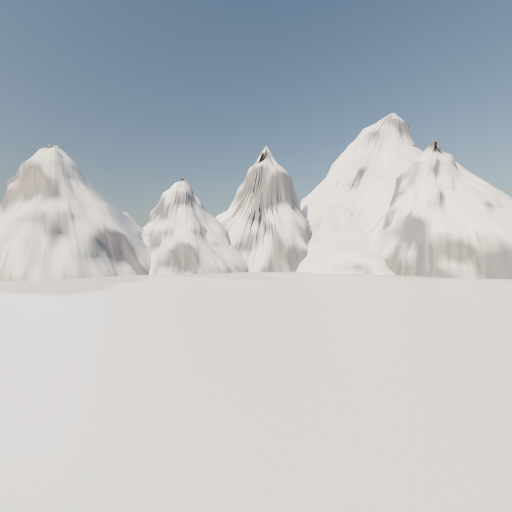
#> input picture assets/sky/snowfortress_bk.png, 1024 x 1024 px (shown at 1/2 size)
$ python -i gltf_post.py   (imports and definitions only)
#> lines starting #> are read from the running program, lines starting #| are printed output that depends on the picture
"""Post-export conditioning for game-ready glTF, wrapping the glTF-Transform CLI.

Blender is good at authoring and weak at the last mile. Its Decimate modifier
collapses flat panels and thin structures, which is most of what a hard-surface
asset is made of -- a vehicle, a wreck, a machine. meshoptimizer's simplifier
holds the silhouette far better for the same triangle budget, and glTF-Transform
exposes it as a CLI over the .glb scene_kit already writes.

    python tools/gltf_post.py inspect assets/models/jumppad/JumpPad.glb
    python tools/gltf_post.py optimize in.glb out.glb --tris 9000 --texture 1024

The audit reads the GLB container with the standard library, no third-party
Python and no npx round-trip, so it works on any file -- including one an
image-to-3D generator produced that never went through Blender at all.

Requires Node (npx). The CLI version is pinned for the same reason rokit.toml
pins every other tool: a silent upgrade that changes mesh output is a bug nobody
would think to look for.
"""

import argparse
import io
import json
import os
import shutil
import struct
import subprocess
import sys
import tempfile

CLI_VERSION = "4.5.0"
MESH_TRI_LIMIT = 10000  # Roblox rejects a mesh above this at import
TEXTURE_LIMIT = 1024  # Roblox downscales anything larger anyway

# meshoptimizer quits before the target ratio when it would exceed --error, so a
# single pass at a tight bound often lands above the cap. Escalate deliberately
# and say which rung worked, rather than opening with a loose bound that throws
# away detail the mesh could have kept.
ERROR_LADDER = (0.01, 0.03, 0.08, 0.15)

# --ratio is a share of VERTICES; the triangle count that falls out of it is
# close but never exact. Landing a hair over the target is the ratio being
# approximate, not the simplifier giving up, so allow a little slack before
# escalating. The cap, checked against the finished file, is the real bar.
RATIO_TOLERANCE = 1.02

GLB_MAGIC = b"glTF"
CHUNK_JSON = 0x4E4F534A
CHUNK_BIN = 0x004E4942

# What Roblox's importer will read. Anything else has to be converted, and the
# conversion is not optional: a generator that writes WebP puts EXT_texture_webp
# in extensionsRequired, and a loader without that extension must refuse the whole
# file rather than just dropping the texture.
NATIVE_MIMES = ("image/png", "image/jpeg")
FOREIGN_TEXTURE_EXTENSIONS = {"EXT_texture_webp", "EXT_texture_avif", "KHR_texture_basisu"}


# --- reading -------------------------------------------------------------


def read_glb(path):
    """Return (glTF JSON, binary chunk). The chunk is None for a .gltf."""
    with open(path, "rb") as handle:
        if handle.read(4) != GLB_MAGIC:
            handle.seek(0)
            return json.loads(handle.read().decode("utf-8")), None
        handle.seek(12)  # magic, version, total length
        doc = blob = None
        while True:
            header = handle.read(8)
            if len(header) < 8:
                break
            length, kind = struct.unpack("<II", header)
            payload = handle.read(length)
            if kind == CHUNK_JSON:
                doc = json.loads(payload.decode("utf-8"))
            elif kind == CHUNK_BIN:
                blob = payload
        if doc is None:
            raise SystemExit("%s: GLB has no JSON chunk" % path)
        return doc, blob


def read_doc(path):
    return read_glb(path)[0]


# [150 lines left out: functions image_size, texture_info, foreign_textures, write_glb, base_color_image, tint_base_color and 1 more, not called in this run]


def report(path, label="file"):
    """Print the per-mesh triangle table and the textures, return the worst count."""
    doc, blob = read_glb(path)
    counts = mesh_triangles(doc)
    worst = max((n for _, n in counts), default=0)
    print("  %-8s %s (%.2f MB)" % (label, os.path.basename(path), os.path.getsize(path) / 1e6))
    for name, count in counts:
        flag = "  OVER CAP" if count > MESH_TRI_LIMIT else ""
        print("           %-28s %9s tris%s" % (name, format(count, ","), flag))
    if len(counts) > 1:
        print("           %-28s %9s tris (%d meshes)"
              % ("total", format(sum(n for _, n in counts), ","), len(counts)))
    for mime, size in texture_info(doc, blob):
        shape = "%dx%d" % size if size else "size unknown"
        native = "" if mime in NATIVE_MIMES else "  NOT READABLE BY ROBLOX"
        over = "  OVER %d" % TEXTURE_LIMIT if size and max(size) > TEXTURE_LIMIT else ""
        print("           %-28s %9s  %s%s%s" % ("texture", shape, mime, native, over))
    return worst


# --- the CLI -------------------------------------------------------------


# [14 lines left out: function cli, not called in this run]


# --- the pipeline --------------------------------------------------------


def optimize(src, dst, tris=None, texture=None, error=None, lock_border=False,
             tint=None, lift=0.0):
    """weld -> simplify -> resize, then verify what actually landed.

    Welding first is not optional: the simplifier is limited by split vertices,
    so an unwelded mesh stalls well above its target and looks like the ratio was
    ignored. Border locking keeps a bisected tile watertight against its
    neighbours, which matters because a seam that tears is invisible in Blender
    and obvious in game."""
    worst = report(src, "source")
    with tempfile.TemporaryDirectory() as work:
        current = welded = os.path.join(work, "welded.glb")
        cli("weld", src, current)

        # Do this before anything else touches textures. glTF-Transform's own
        # `resize` handles PNG and JPEG only, so on a WebP file it is a silent
        # no-op -- the run reports success and the texture is untouched. An
        # image-to-3D generator writing WebP is the common case, not the odd one.
        if foreign_textures(read_doc(current)):
            out = os.path.join(work, "native.glb")
            # --formats defaults to "png", which means "re-compress textures that
            # are ALREADY png" and quietly does nothing to a WebP one. "*" is what
            # makes this a conversion rather than a no-op.
            cli("png", current, out, "--formats", "*")
            print("           textures -> PNG (the source format is one Roblox cannot read)")
            current = welded = out

        if tris and worst > tris:
            # One global vertex ratio is applied to every mesh, so aim it at the
            # worst mesh; anything smaller lands further under the cap, which is
            # harmless. Triangles track vertices closely enough on a welded mesh.
            ratio = round(tris / worst, 4)
            ladder = [error] if error else list(ERROR_LADDER)
            allowed = int(tris * RATIO_TOLERANCE)
            previous = None
            for attempt, bound in enumerate(ladder, 1):
                out = os.path.join(work, "simplified%d.glb" % attempt)
                # Always simplify the welded source, never the previous attempt.
                # Re-simplifying an already simplified mesh applies the ratio a
                # second time and throws away the detail the looser error bound
                # was raised to keep.
                args = ["simplify", welded, out, "--ratio", ratio, "--error", bound]
                if lock_border:
                    args += ["--lock-border", "true"]
                cli(*args)
                landed = max((n for _, n in mesh_triangles(read_doc(out))), default=0)
                print("           simplify ratio=%.4f error=%-5s -> %s tris"
                      % (ratio, bound, format(landed, ",")))
                current = out
                if landed <= allowed:
                    break
                if previous is not None and landed >= previous:
                    # A looser bound changed nothing, so the error bound was never
                    # what limited this mesh: its vertices are split by flat
                    # shading or UV seams, weld merges only bitwise-identical
                    # ones, and the simplifier will not collapse across the seam.
                    print("           stalled at %s tris; a looser error bound does not move it."
                          % format(landed, ","))
                    print("           Split vertices (flat shading or UV seams) are the limit,"
                          " not the bound.")
                    print("           Use Blender `decimate` for this mesh, or `tile` it.")
                    break
                previous = landed
            else:
                print("           WARNING: %s tris still over the %s target at error=%s."
                      % (format(landed, ","), format(tris, ","), ladder[-1]))
                print("           Decimate in Blender first, or split it with `tile`.")

        if texture:
            out = os.path.join(work, "resized.glb")
            cli("resize", current, out, "--width", texture, "--height", texture)
            current = out

        # Last, so the tint runs over the fewest pixels and lands on the PNG that
        # actually ships rather than one a later step would re-encode.
        if tint:
            out = os.path.join(work, "tinted.glb")
            tint_base_color(current, out, tint, lift)
            # The tint appends its new image and orphans the old one, so the file
            # carries both until something drops the unreferenced bufferView.
            # Measured on the helicopter: 6.00 MB -> 3.61 MB.
            pruned = os.path.join(work, "pruned.glb")
            cli("prune", out, pruned)
            current = pruned

        os.makedirs(os.path.dirname(os.path.abspath(dst)) or ".", exist_ok=True)
        shutil.copyfile(current, dst)

    final = report(dst, "result")
    if final > MESH_TRI_LIMIT:
        raise SystemExit(
            "  FAIL %s tris in one mesh > %s; Roblox will reject this import"
            % (format(final, ","), format(MESH_TRI_LIMIT, ","))
        )
    return final


# [30 lines left out: function main, not called in this run]


# [2 lines not run here, left out]

>>> import cv2
>>> picture = cv2.imread('../assets/sky/snowfortress_bk.png', cv2.IMREAD_GRAYSCALE)
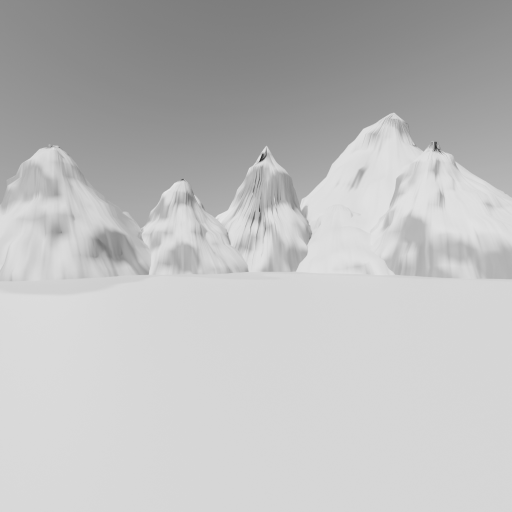
#> picture: shape (1024, 1024) (shown at 1/2 size); min 8, max 231, mean 189.1
>>> result = optimize(picture, 'out.png')
#> (the run stopped early here; a loop or call above may not have finished)

$ run again, on assets/sky/snowfortress_lf.png
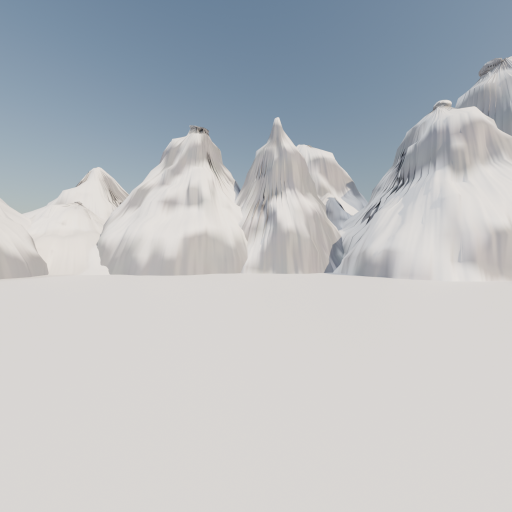
#> input picture assets/sky/snowfortress_lf.png, 1024 x 1024 px (shown at 1/2 size)
#> `picture = cv2.imread('../assets/sky/snowfortress_bk.png', cv2.IMREAD_G..`:
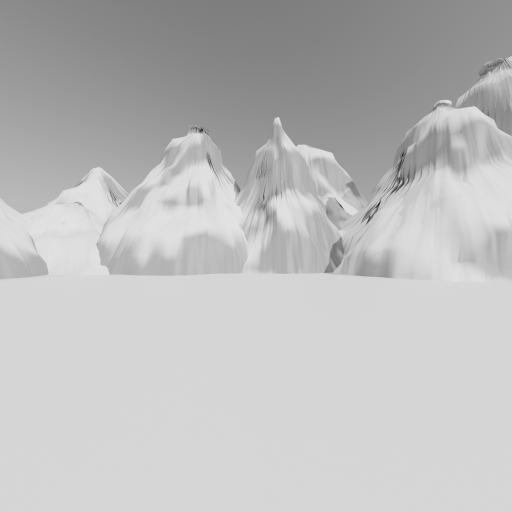
#> picture: shape (1024, 1024) (shown at 1/2 size); min 16, max 227, mean 188.8

$ run again, on assets/sky/snowfortress_rt.png
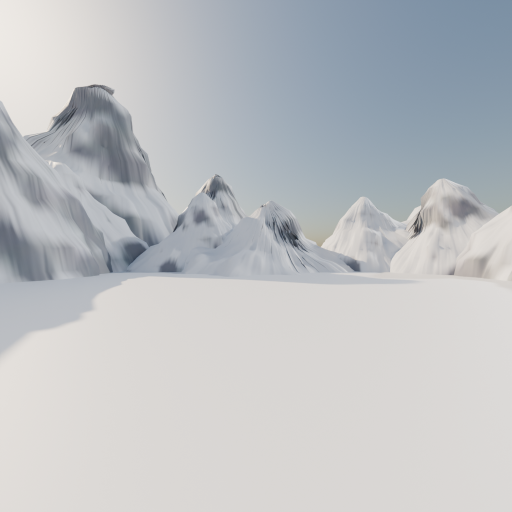
#> input picture assets/sky/snowfortress_rt.png, 1024 x 1024 px (shown at 1/2 size)
#> `picture = cv2.imread('../assets/sky/snowfortress_bk.png', cv2.IMREAD_G..`:
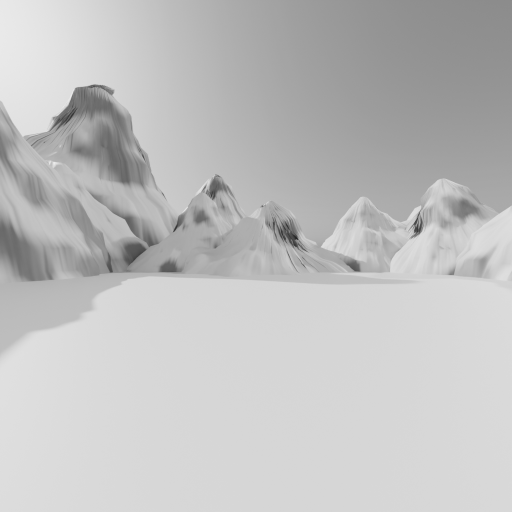
#> picture: shape (1024, 1024) (shown at 1/2 size); min 28, max 238, mean 192
